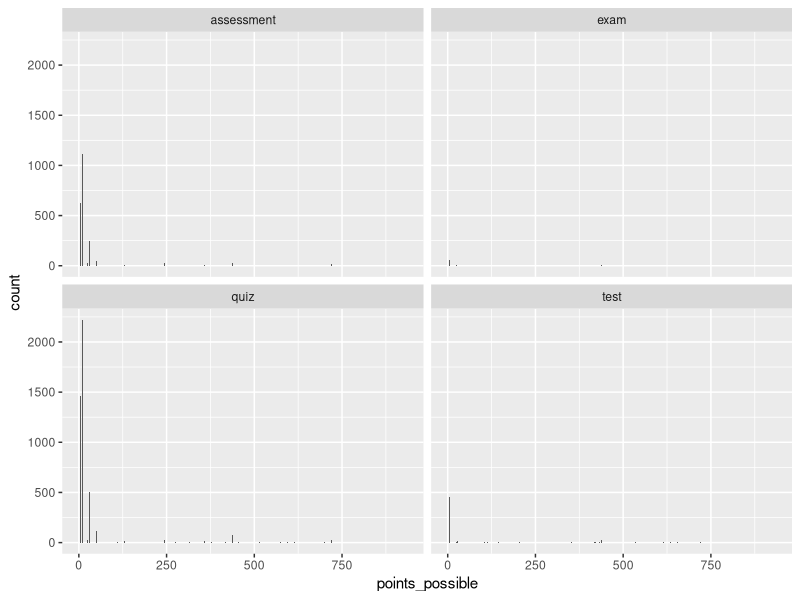
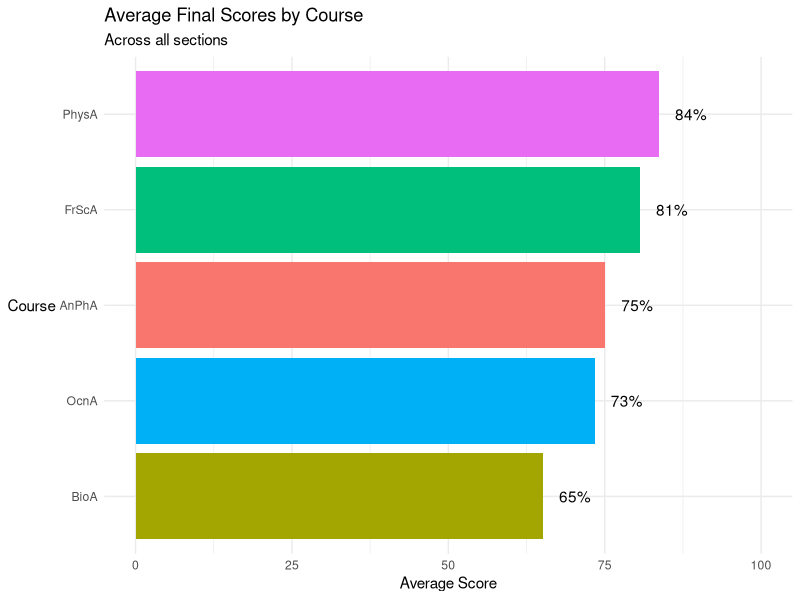

Generate these figures, in order, with R:
## ---- chunk 1
knitr::opts_chunk$set(echo = TRUE)
library(tidyverse)
## ---- chunk 2
data <- read_csv("science_course_data.csv")
## ---- chunk 3
names(data)
## ---- chunk 4
head(data)
data %>% count(course_section_orig_id)
data %>% count(gradebook_item)
## ---- chunk 5
clean_data <- data %>%
  #create new columns
  mutate(
    # make a "clean" lowercase version of the gradebook items
    gradebook_item_clean = str_to_lower(gradebook_item),
    # detect certain patterns are return a category name
    category = case_when (
      str_detect(gradebook_item_clean, "quiz|test|assessment") ~ "quiz",
      str_detect(gradebook_item_clean, "discussion| db") ~ "discussion",
      str_detect(gradebook_item_clean, "lab") ~ "lab",
      TRUE ~ "assignment"
    ),
     .after="gradebook_item")
## ---- chunk 6
view(clean_data)
## ---- chunk 7
db <- data %>%
  mutate(gradebook_item_clean = str_replace(gradebook_item, 
                                            "db|DB", "Discussion Board"),
         .after="gradebook_item")

view(db)
## ---- chunk 8
course_section <- data %>%
  separate(course_section_orig_id,
           into = c("course", "section"),
           sep = "-",
           extra = "merge")
## ---- chunk 9
final_grades <- course_section %>%
  distinct(course, section, user_id, final_grade_cems)
## ---- chunk 10
clean_data2 <- data %>%
  #create new columns
  mutate(
    # make a "clean" lowercase version of the gradebook items
    gradebook_item_clean = str_to_lower(gradebook_item),
    # detect certain patterns are return a category name
    category = case_when (
      str_detect(gradebook_item_clean, "quiz|test|assessment") ~ "quiz",
      str_detect(gradebook_item_clean, "discussion| db") ~ "discussion",
      str_detect(gradebook_item_clean, "lab") ~ "lab",
      str_detect(gradebook_item_clean, "writing|essay") ~ "writing",
      TRUE ~ "assignment"
    ),
     .after="gradebook_item")
## ---- chunk 11
clean_data3 <- data %>%
  #create new columns
  mutate(
    # make a "clean" lowercase version of the gradebook items
    gradebook_item_clean = str_to_lower(gradebook_item),
    # detect certain patterns are return a category name
    category = case_when (
      str_detect(gradebook_item_clean, "quiz") ~ "quiz",
      str_detect(gradebook_item_clean, "assessment") ~ "assessment",
      str_detect(gradebook_item_clean, "test") ~ "test",
      str_detect(gradebook_item_clean, "exam") ~ "exam",
      TRUE ~ NA_character_
    ),
     .after="gradebook_item")

clean_data3 %>%
  drop_na(category) %>%
  ggplot(aes(x=points_possible))+
  geom_bar()+
  facet_wrap(~category)

clean_data3 %>%
  drop_na(category) %>%
  group_by(category) %>%
  summarize(min = min(points_possible, na.rm=TRUE),
            median = median(points_possible, na.rm=TRUE),
            avg = mean(points_possible, na.rm=TRUE),
            max = max(points_possible, na.rm=TRUE))


## ---- chunk 12
final_grades %>%
  group_by(course) %>%
  summarize(avg_final_score = mean(final_grade_cems, na.rm=TRUE)) %>%
  ggplot(aes(x=avg_final_score,
             y=reorder(course, avg_final_score),
             fill=course))+
  geom_col()+
  geom_text(aes(label=paste0(round(avg_final_score),"%")),
            hjust=-.5)+
  scale_x_continuous(limits=c(0,100))+
  labs(title = "Average Final Scores by Course",
       subtitle = "Across all sections",
       y = "Course",
       x = "Average Score")+
  theme_minimal()+
  theme(legend.position = "none",
        axis.title.y = element_text(angle=0, vjust=.5))

